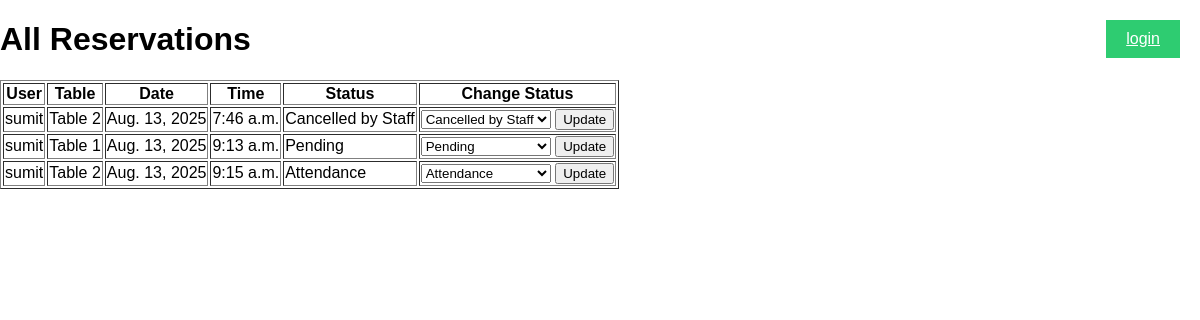
Page /staff/dashboard/ (signed in) on the earlier database version.
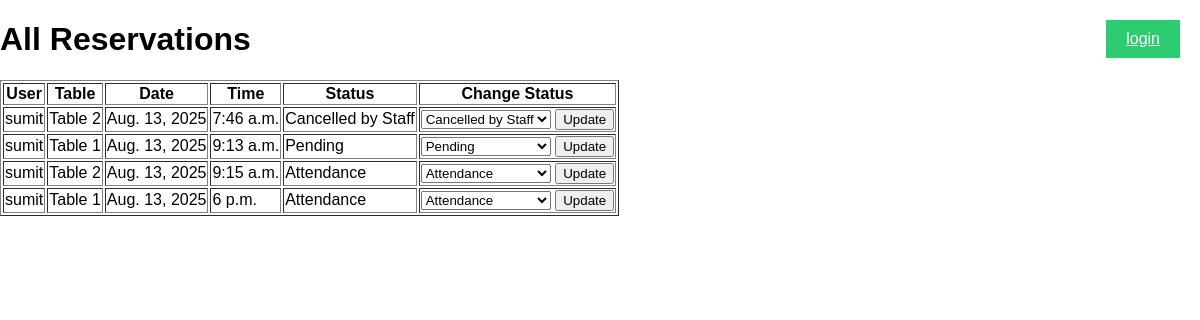
Same page on the later database version.
### table_reservation/models.py (models this page shows, shortened)
class Reservation(models.Model):
    STATUS_CHOICES=[
        ("pending","Pending"),
        ("Attendance","Attendance"),
        ("no attend","no attend"),
        ("Cancelled by Staff", "Cancelled by Staff"),
    ]
    table = models.ForeignKey(Table, on_delete=models.CASCADE)
    user=models.ForeignKey(User,on_delete=models.CASCADE)
    date=models.DateField()
    time=models.TimeField()
    status = models.CharField(max_length=30, choices=STATUS_CHOICES, default="Pending")

class Table(models.Model):
    name=models.CharField(max_length=50)
    capacity=models.IntegerField()

### table_reservation/views.py (the view, shortened to what this page needs)
# urls.py: path('staff/dashboard/', views.staff_dashboard, name='staff_dashboard'),
@staff_member_required
def staff_dashboard(request):
    reservations = Reservation.objects.all().order_by('date', 'time')
    return render(request, "staff.html", {"reservations": reservations})

### templates/staff.html (shortened to what this page needs)
{% load static %}
<!DOCTYPE html>
<html>
<head>
    <link rel="stylesheet" href={% static "staff.css" %}>
</head>
<body>
    <div class="user-actions">
      <a href="{% url 'login' %}">login</a>
    </div>
    <h1>All Reservations</h1>
    <table border="1">
        <tr>
            <th>User</th>
            <th>Table</th>
            <th>Date</th>
            <th>Time</th>
            <th>Status</th>
            <th>Change Status</th>
        </tr>
        {% for res in reservations %}
        <tr>
            <td>{{ res.user.username }}</td>
            <td>{{ res.table.name }}</td>
            <td>{{ res.date }}</td>
            <td>{{ res.time }}</td>
            <td>{{ res.status }}</td>
            <td>
                <form method="POST">
                    <select name="status">
                        {% for choice, label in res.STATUS_CHOICES %}
                        <option value="{{ choice }}" {% if choice == res.status %}selected{% endif %}>{{ label }}</option>
                        {% endfor %}
                    </select>
                    <button type="submit">Update</button>
                </form>
            </td>
        </tr>
        {% endfor %}
    </table>
</body>
</html>

### static/staff.css (style rules this page uses)
body { margin: 0; padding: 0; font-family: Arial, sans-serif; }
.user-actions { position: fixed; top: 0; right: 0; padding: 20px; display: flex; align-items: center; justify-content: flex-end; }
.user-actions a { padding: 10px 20px; margin-left: 10px; border: none; background-color: #2ecc71; color: #fff; cursor: pointer; transition: background-color 0.3s ease, transform 0.3s ease; }

Differences in the rows shown:
added Reservation: user.username "sumit", table.name "Table 1", date "Aug. 13, 2025", time "6 p.m.", status "Attendance"
